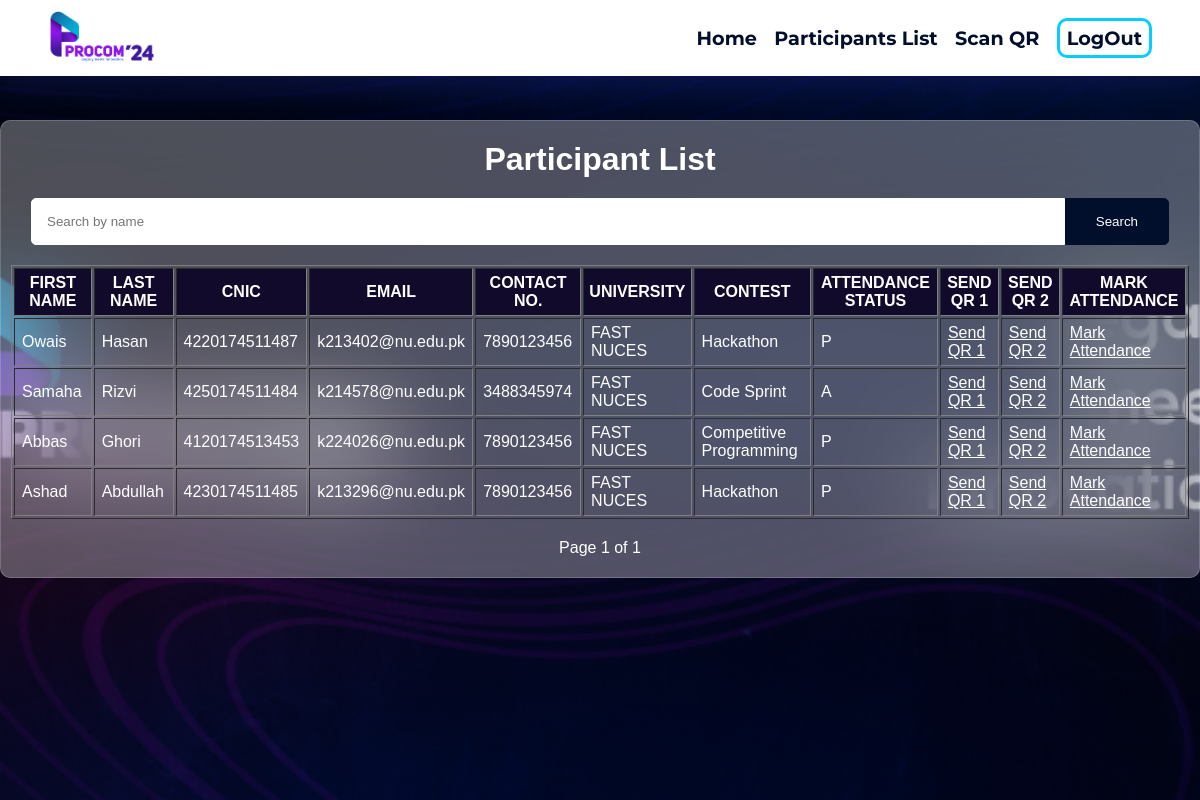
The app's page /participants/ (signed in), older data.
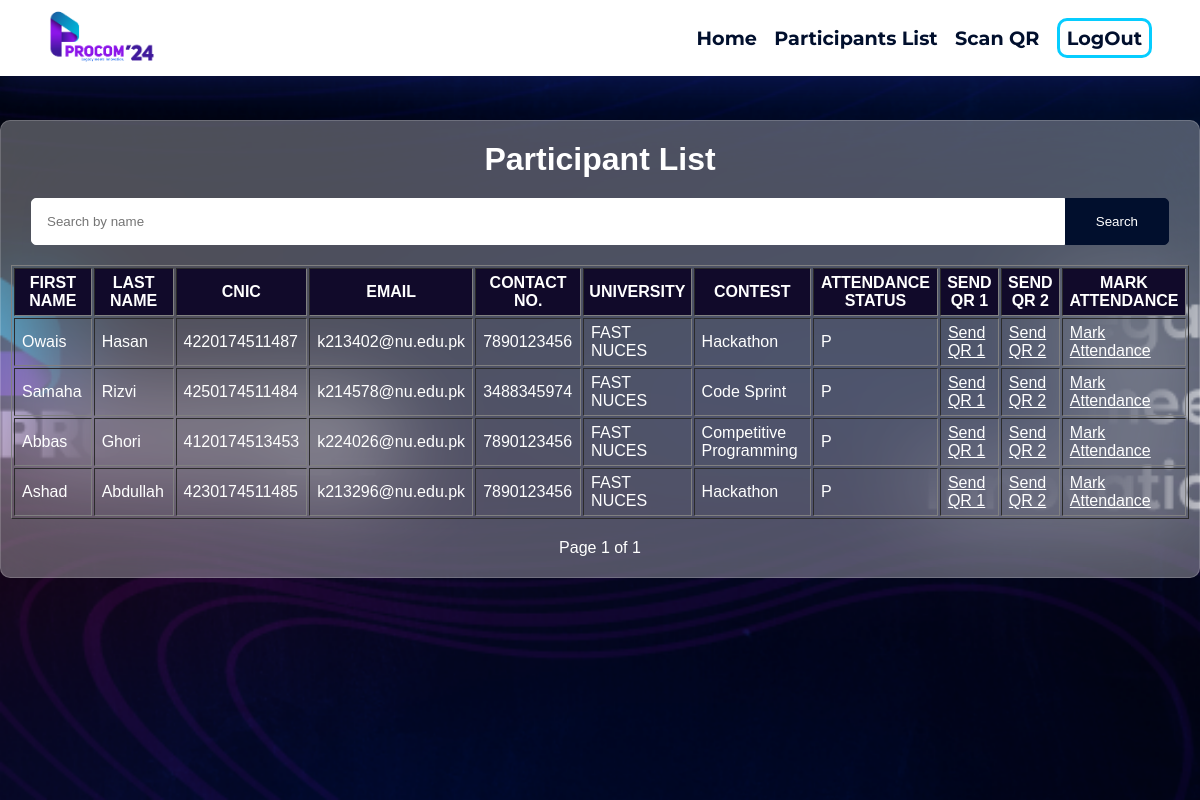
The same page, newer data.
### registration/models.py (models this page shows, shortened)
class Participants(models.Model):
    participantID = models.AutoField(primary_key=True)
    firstname = models.CharField(max_length=255)
    lastname = models.CharField(max_length=255)
    cnic = models.CharField(max_length=13, unique=True, default='')  # CNIC field added
    email = models.EmailField()
    phonenumber = models.CharField(max_length=20)
    universityname = models.CharField(max_length=255)
    contestname = models.CharField(max_length=255)
    attendanceStatus = models.CharField(max_length=255, default='A')

### registration/views.py (the view)
# urls.py: path('participants/', participant_list, name='participant_list'),
def participant_list(request):
    if 'user_id' in request.session:
        search_query = request.GET.get('search', '')
        page = request.GET.get('page', 1)
        print(request.user)
        if search_query:
            search_terms = search_query.split()
            first_name_q = Q()
            last_name_q = Q()
            for term in search_terms:
                first_name_q |= Q(firstname__icontains=term)
                last_name_q |= Q(lastname__icontains=term)
            participants = Participants.objects.filter(first_name_q | last_name_q)
        else:
            participants = Participants.objects.all()
        paginator = Paginator(participants, 10)  # Show 10 participants per page
        try:
            participants = paginator.page(page)
        except PageNotAnInteger:
            participants = paginator.page(1)
        except EmptyPage:
            participants = paginator.page(paginator.num_pages)
        context = {'participants': participants, 'search_query': search_query}
        return render(request, 'participant_list.html', context)
    else:
        return render(request, 'login.html')

### registration/templates/participant_list.html (shortened to what this page needs)
{% load static %}
<!DOCTYPE html>
<html lang="en">
  <head>
    <link
      href="https://unpkg.com/boxicons@2.1.4/css/boxicons.min.css"
      rel="stylesheet"
    />
    <link
      href="https://unpkg.com/boxicons@2.1.4/css/boxicons.min.css"
      rel="stylesheet"
    />
    <link rel="stylesheet" href="{% static 'nav.css' %}" />
    <link rel="stylesheet" href="{% static 'style.css' %}" />
  </head>
  <body>
    <div class="background-image"></div>
    <nav>
      <div class="logo">
        <a href="{% url 'home' %}">
          <img
            src="{% static 'PROCOM24_LOGO.png' %}"
            alt="logo"
            class="logo-image"
          />
        </a>
      </div>
      <div class="right-nav">
        <ul class="right-ul">
          <li>
            <a href="{% url 'home' %}" class="underline-animation">Home</a>
          </li>
          <li>
            <a href="{% url 'participant_list' %}" class="underline-animation"
              >Participants List</a
            >
          </li>
          <li>
            <a href="{% url 'scan_qr' %}" class="underline-animation"
              >Scan QR</a
            >
          </li>
          <li><a href="{% url 'logout' %}" class="logout">LogOut</a></li>
        </ul>
      </div>
    </nav>
    <div class="outerdiv">
      <div class="innerdiv">
        <h1 class="mainhead">Participant List</h1>
        <form
          method="get"
          action="{% url 'participant_list' %}"
          class="search-form"
        >
          <input
            type="text"
            name="search"
            placeholder="Search by name"
            value="{{ search_query }}"
          />
          <button type="submit">Search</button>
        </form>
        <div class="table">
          <table border="1" class="datatable">
            <thead>
              <tr>
                <th class="tabheadings">First Name</th>
                <th class="tabheadings">Last Name</th>
                <th class="tabheadings">CNIC</th>
                <th class="tabheadings">Email</th>
                <th class="tabheadings">Contact NO.</th>
                <th class="tabheadings">University</th>
                <th class="tabheadings">Contest</th>
                <th class="tabheadings">Attendance Status</th>
                <th class="tabheadings">Send QR 1</th>
                <th class="tabheadings">Send QR 2</th>
                <th class="tabheadings">Mark Attendance</th>
              </tr>
            </thead>
            <tbody>
              {% for participant in participants|slice:":10" %}
              <tr>
                <td>{{ participant.firstname }}</td>
                <td>{{ participant.lastname }}</td>
                <td>{{ participant.cnic }}</td>
                <td>{{ participant.email }}</td>
                <td>{{ participant.phonenumber }}</td>
                <td>{{ participant.universityname }}</td>
                <td>{{ participant.contestname }}</td>
                <td>{{ participant.attendanceStatus }}</td>
                <td>
                  <a href="{% url 'send_qr' participant.participantID 1 %}"
                    >Send QR 1</a
                  >
                </td>
                <td>
                  <a href="{% url 'send_qr' participant.participantID 2 %}"
                    >Send QR 2</a
                  >
                </td>
                <td>
                  <a
                    href="{% url 'manual_attendance' participant.participantID %}"
                    >Mark Attendance</a
                  >
                </td>
              </tr>
              {% endfor %}
            </tbody>
          </table>
        </div>
        <div class="pagination">
          <span class="step-links">
              <span class="current">
                  Page {{ participants.number }} of {{ participants.paginator.num_pages }}
              </span>
          </span>
      </div>
    </div>
  </body>
</html>

Row changes from the older to the newer data that the page shows:
changed Participants "Samaha": attendanceStatus "A" → "P"
